Frame 1 (no input): blank canvas, image omitted
Frame 60 (the mouse pressed at the canvas centre just before this capture): blank canvas, image omitted
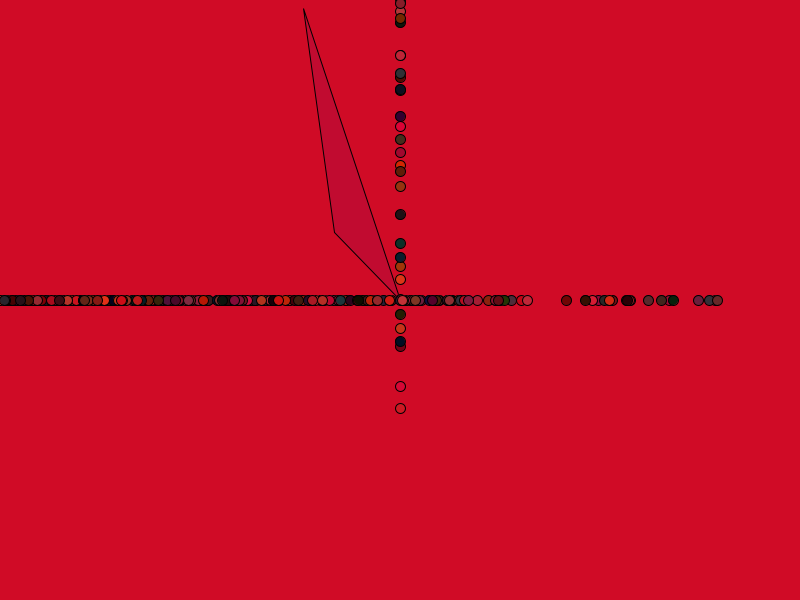
Frame 120 (the mouse held since frame 60 and released just before this capture)

The Processing sketch whose frames 1 and 60 were blank and that drew this single picture after the mouse press (run headless with seeded random() and noise(); from frame 60 on, the mouse is pressed at the canvas centre):

// Processing sketch: mariajose
// ── mariajose.pde
int value = 0;
int lala = 0;

void setup() {
  size(800, 600);
  frameRate(5);
  rectMode(CENTER);
}

void mousePressed() {
  if (value == 0) {
    value = 255;
  } else {
    value = 0;
  }
}


void keyPressed() {
  if (key == CODED) {
    if (keyCode == UP) {
      lala = 255;
    } else if (keyCode == DOWN) {
      lala = 0;
    }
  } else {
    lala = key;
  }

  print("Tecla: ");
  print(key);
  print("\t");
  print("lala=");
  println(lala);
}

void rectangulosConLineas() {
  fill(random(150), random(200), random(50), random(150)); 
  rect(random(width), random(height), random(width), random(height));
  stroke(2);
  line(mouseX, mouseY, random(800), random(600));
  fill(255);
  ellipse(mouseX, mouseY, 30, 30);
}

void borraConFade() {
  fill(120, 100);
  rect(width/2, height/2, width, height);
}

void draw() {
  //al apretar el mouse salen triangulos, circulos y el fondo
  //comienza a cambiar de colores
  if (value ==255) {
    background(random(226), random(228), random(55), random(100));
    fill(random(55), random(226), random(228), random(150));
    triangle(random(350), random(250), 400, 300, random(400), random(300));
    //los circulos se mueven con el movimiento del mouse  
    for (int y = 300; y < height; y = y+10) {
      fill(random(228), random(55), random(64));
      ellipse(mouseX, random(y), 10, 10);
      for (int x = 200; x < width; x = x+60) {
        fill(random(228), random(55), random(64));
        ellipse(random(x), mouseY, 10, 10);
      }
    }
  }  
  //al apretar el teclado aparecen rectangulos, lineas y circulos
  if (lala ==255) {
    rectangulosConLineas();
  } else if (lala == 98) {
    borraConFade();
  }
}
